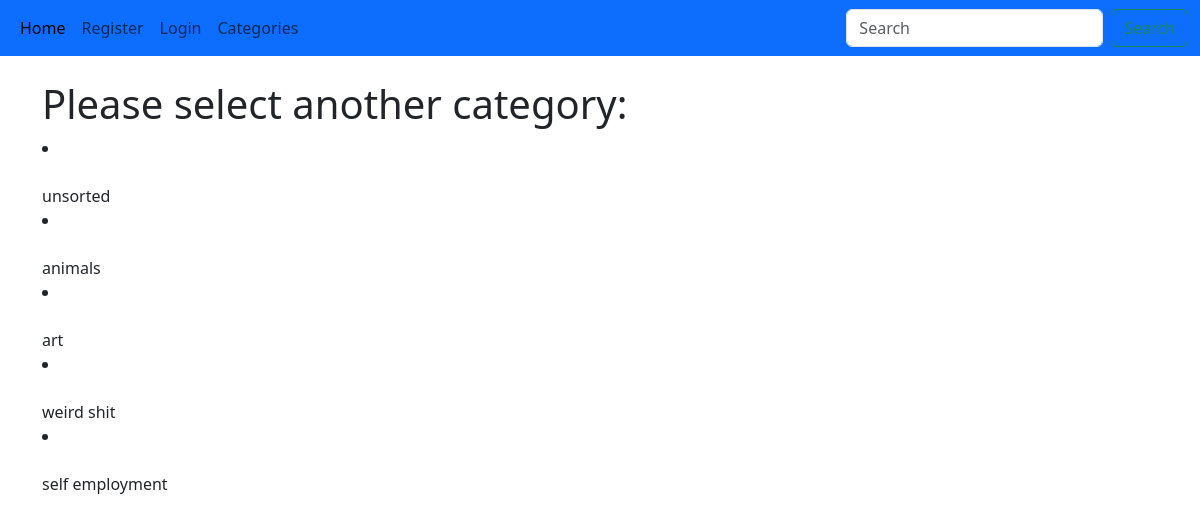
The page /category_list/ on the database its author committed.
### pages/models.py (models this page shows, shortened)
class Category(models.Model):
    name = models.CharField(max_length=150, default="unsorted")
    def __str__(self):
        return self.name
    class Meta:
        verbose_name_plural = "Categories"

### pages/views.py (the view)
# urls.py: path("category_list/", CategoryListView, name="category_list"),
def CategoryListView(request):
    cat_list = Category.objects.all()
    return render(request, "category_list.html", {'cat_list': cat_list})

### pages/templates/category_list.html (shortened to what this page needs)
{% extends 'base.html' %}
{% block content%}
    <h1>Please select another category:</h1>
        {% for item in cat_list %}
            <b><li><a class="dropdown-item" href="{% url 'category' item|slugify %}">
                <br />{{item}}</a></li></b>
         {% endfor %}
{% endblock %}

### rows shown on the page
Category: name "unsorted"
Category: name "animals"
Category: name "art"
Category: name "weird shit"
Category: name "self employment"
